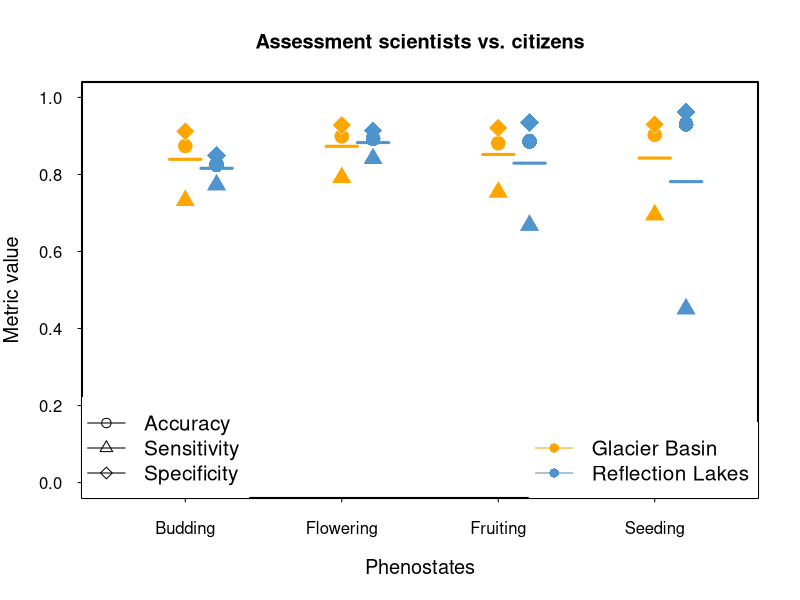
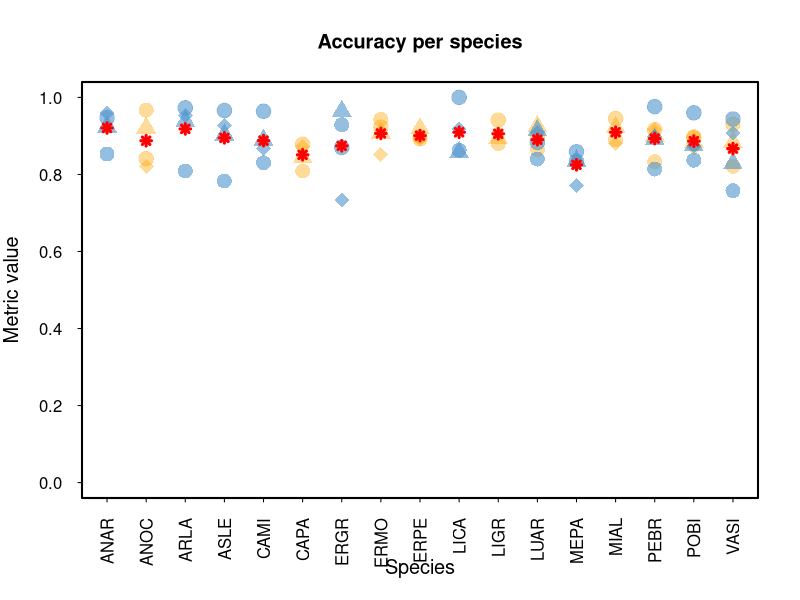
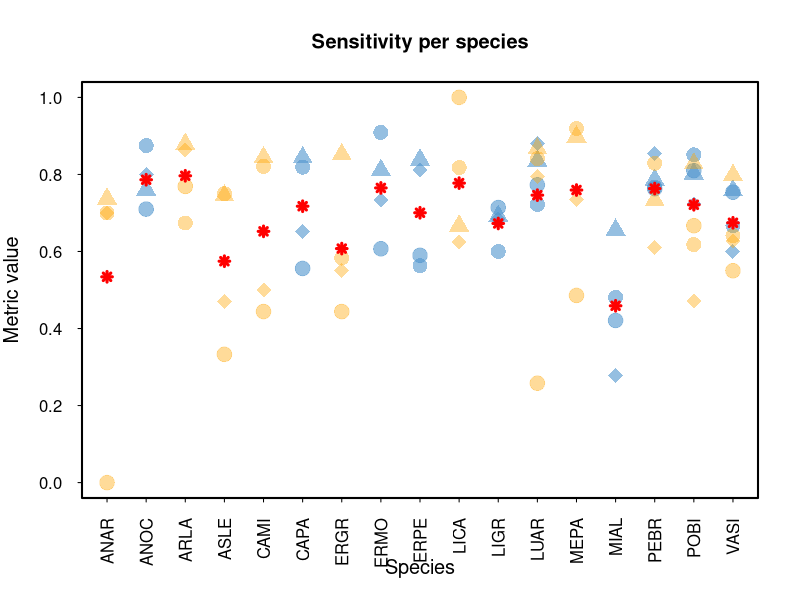
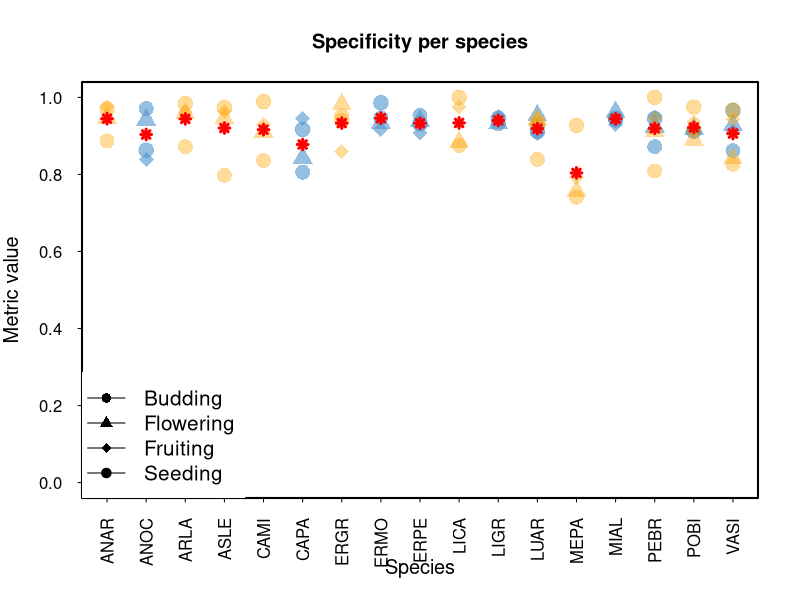

Write R code to recreate these figures, in order.
############################DATA PAPER MEADOWATCH###################
###DATA COMPILED BY AJI JOHN
###FIGURES AND THIS ANALYSIS: RUBÉN D. MANZANEDO. APRIL-JULY 2021#########

###################PART 5######################

##Continuation of Figure 4: Data validation comparison of scientist vs. citizen scientists

#load accuracies data per phenostate and species
phenostates = read.csv('Accuracy per phenostate-trail.csv')
head(phenostates)

#graphical parameters
par(bty="o")
par(lwd=2)
par(tcl=-0.2)
par(las=1)
par(cex.lab=1.2)

#Figure 4a: metrics per phenostate 
#set the x-axes values for plotting and a small offset for the different hikes
phenostates$Y = 1:4
phenostates$Y2 = phenostates$Y+0.2
#plot each phenostate
plot(accuracy.rl~Y, phenostates,
     pch=21,
     bg='orange',
     lwd=0.5,
     cex=2,
     ylim=c(0,1),
     xlim=c(0.5,4.5),
     main='Assessment scientists vs. citizens',
     axes=F,
     xlab='Phenostates',
     ylab='Metric value',
     col='white')
axis(1, labels=c('Budding','Flowering','Fruiting','Seeding'),
     at=c(1:4))
axis(2)
box()
points(accuracy.gb~Y2, phenostates,
       pch=21,
       bg='steelblue3',
       cex=2,
       lwd=0,
       col='white')
points(sensitivity.rl~Y, phenostates,
     pch=24,
     bg='orange',
     lwd=0.5,
     cex=2,
     ylim=c(0,1),
     col='white')
points(sensitivity.gb~Y2, phenostates,
       pch=24,
       bg='steelblue3',
       cex=2,
       lwd=0.5,
       col='white')
points(specificity.rl~Y, phenostates,
       pch=23,
       bg='orange',
       lwd=0.5,
       cex=2,
       col='white')
points(specificity.gb~Y2, phenostates,
       pch=23,
       bg='steelblue3',
       cex=2,
       lwd=0,
       col='white')
##add the legends
legend('bottomleft',
       legend=c('Accuracy', 'Sensitivity', 'Specificity'),
       pch=c(21,24,23),
       lwd=1,
       box.col='white',
       cex=1.25)
legend('bottomright',
       legend=c('Glacier Basin', 'Reflection Lakes'),
       col=c('orange','steelblue3'),
       pch=16,
       lwd=1,
       box.col='white',
       cex=1.25)
#add mean values
lines(x=c(0.9,1.1), y=c(rep(mean(as.numeric(phenostates[1,c(2,4,6)])),2)), 
       pch=8,
       col='orange',
      lwd=3)
lines(x=c(1.1,1.3), y=c(rep(mean(as.numeric(phenostates[1,c(3,5,7)])),2)), 
      pch=8,
      col='steelblue3',
      lwd=3)

lines(x=c(1.9,2.1), y=c(rep(mean(as.numeric(phenostates[2,c(2,4,6)])),2)), 
      pch=8,
      col='orange',
      lwd=3)
lines(x=c(2.1,2.3), y=c(rep(mean(as.numeric(phenostates[2,c(3,5,7)])),2)), 
      pch=8,
      col='steelblue3',
      lwd=3)

lines(x=c(2.9,3.1), y=c(rep(mean(as.numeric(phenostates[3,c(2,4,6)])),2)), 
      pch=8,
      col='orange',
      lwd=3)
lines(x=c(3.1,3.3), y=c(rep(mean(as.numeric(phenostates[3,c(3,5,7)])),2)), 
      pch=8,
      col='steelblue3',
      lwd=3)

lines(x=c(3.9,4.1), y=c(rep(mean(as.numeric(phenostates[4,c(2,4,6)])),2)), 
      pch=8,
      col='orange',
      lwd=3)
lines(x=c(4.1,4.3), y=c(rep(mean(as.numeric(phenostates[4,c(3,5,7)])),2)), 
      pch=8,
      col='steelblue3',
      lwd=3)


###Figure 4b: metrics per species
#load species data
species = read.csv('Accuracy per species.csv')
means = read.csv('Mean_metrics_per_species.csv')
head(species)
position.sp = as.numeric(as.factor(species$species))
pch.vector = length(species$phenostate)/4

color.orange = rgb(255/255,165/255,0/255,0.4)
color.blue = rgb(79/255,148/255,205/255,0.6)


#ACCURACIES
plot(accuracy.rl~position.sp, species,
     pch=rep(c(16,17,18,19), pch.vector),
     col=color.orange,
     lwd=0.5,
     cex=2,
     ylim=c(0,1),
     main='Accuracy per species',
     axes=F,
     xlab='Species',
     ylab='Metric value')
axis(1, labels=unique(species$species),
     at=unique(as.numeric(position.sp)),
     las=2)
axis(2)
box()
points(accuracy.gb~position.sp, species,
       pch=rep(c(16,17,18,19), pch.vector),
       col=color.blue,
       cex=2,
       lwd=0.5)

#add the mean values per species 
means = read.csv('Mean_metrics_per_species.csv')
accura = subset(means, means$mean.metric=='acc')
#sort in alphabetical order
accura = accura[order(accura$species),]
points(accura$value, 
      pch=8,
      col='red',
      lwd=3)



#SENSITIVITIES
plot(sensitivity.rl~position.sp, species,
     pch=rep(c(16,17,18,19), pch.vector),
     col=color.blue,
     lwd=0.5,
     cex=2,
     ylim=c(0,1),
     main='Sensitivity per species',
     axes=F,
     xlab='Species',
     ylab='Metric value')
axis(1, labels=unique(species$species),
     at=unique(as.numeric(position.sp)),
     las=2)
axis(2)
box()
points(sensitivity.gb~position.sp, species,
       pch=rep(c(16,17,18,19), pch.vector),
       col=color.orange,
       cex=2,
       lwd=0.5)

#add the mean values per species 
sen = subset(means, means$mean.metric=='sen')
#sort in alphabetical order
sen = sen[order(sen$species),]
points(sen$value, 
       pch=8,
       col='red',
       lwd=3)

#SPECIFICITIES
plot(specificity.rl~position.sp, species,
     pch=rep(c(16,17,18,19), pch.vector),
     col=color.blue,
     lwd=0.5,
     cex=2,
     ylim=c(0,1),
     main='Specificity per species',
     axes=F,
     xlab='Species',
     ylab='Metric value')
axis(1, labels=unique(species$species),
     at=unique(as.numeric(position.sp)),
     las=2)
axis(2)
box()
points(specificity.gb~position.sp, species,
       pch=rep(c(16,17,18,19), pch.vector),
       col=color.orange,
       cex=2,
       lwd=0.5)
legend('bottomleft',
       legend=c('Budding', 'Flowering','Fruiting','Seeding'),
       pch=c(16,17,18,19),
       lwd=1,
       box.col='white',
       cex=1.25)

#add the mean values per species 
spe = subset(means, means$mean.metric=='spe')
#sort in alphabetical order
spe = spe[order(spe$species),]
points(spe$value, 
       pch=8,
       col='red',
       lwd=3)


##END OF CODE
